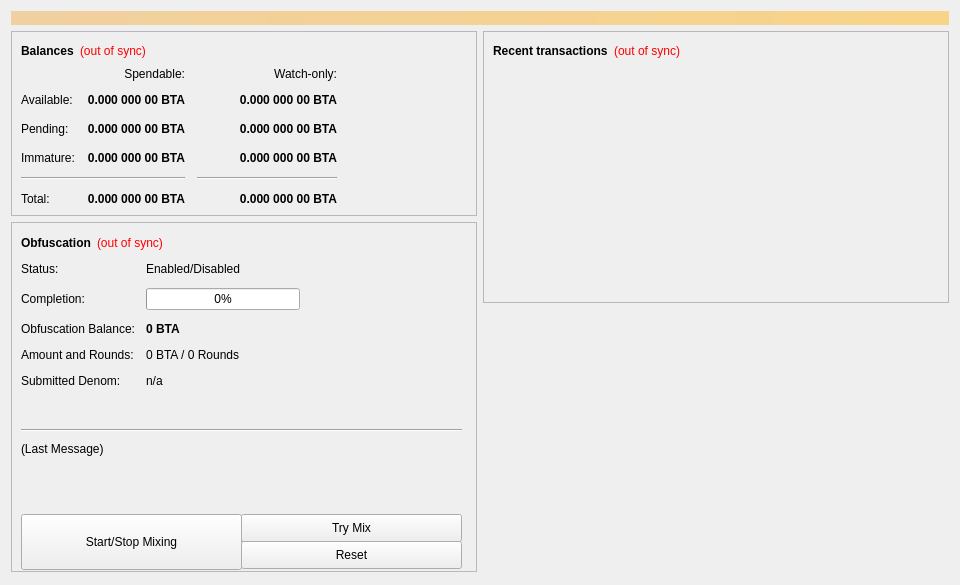
<?xml version="1.0" encoding="UTF-8"?>
<ui version="4.0">
 <class>OverviewPage</class>
 <widget class="QWidget" name="OverviewPage">
  <property name="geometry">
   <rect>
    <x>0</x>
    <y>0</y>
    <width>960</width>
    <height>585</height>
   </rect>
  </property>
  <property name="minimumSize">
   <size>
    <width>960</width>
    <height>0</height>
   </size>
  </property>
  <property name="windowTitle">
   <string>Form</string>
  </property>
  <layout class="QVBoxLayout" name="topLayout">
   <item>
    <widget class="QLabel" name="labelAlerts">
     <property name="visible">
      <bool>false</bool>
     </property>
     <property name="styleSheet">
      <string notr="true">background-color: qlineargradient(x1: 0, y1: 0, x2: 1, y2: 0, stop:0 #F0D0A0, stop:1 #F8D488); color:#000000;</string>
     </property>
     <property name="wordWrap">
      <bool>true</bool>
     </property>
     <property name="margin">
      <number>3</number>
     </property>
    </widget>
   </item>
   <item>
    <layout class="QHBoxLayout" name="horizontalLayout" stretch="1,1">
     <item>
      <layout class="QVBoxLayout" name="verticalLayout_2">
       <item>
        <widget class="QFrame" name="frame">
         <property name="frameShape">
          <enum>QFrame::StyledPanel</enum>
         </property>
         <property name="frameShadow">
          <enum>QFrame::Raised</enum>
         </property>
         <layout class="QVBoxLayout" name="verticalLayout_4">
          <item>
           <layout class="QHBoxLayout" name="horizontalLayout_4">
            <item>
             <widget class="QLabel" name="label_5">
              <property name="font">
               <font>
                <weight>75</weight>
                <bold>true</bold>
               </font>
              </property>
              <property name="text">
               <string>Balances</string>
              </property>
             </widget>
            </item>
            <item>
             <widget class="QLabel" name="labelWalletStatus">
              <property name="cursor">
               <cursorShape>WhatsThisCursor</cursorShape>
              </property>
              <property name="toolTip">
               <string>The displayed information may be out of date. Your wallet automatically synchronizes with the Bata network after a connection is established, but this process has not completed yet.</string>
              </property>
              <property name="styleSheet">
               <string notr="true">QLabel { color: red; }</string>
              </property>
              <property name="text">
               <string notr="true">(out of sync)</string>
              </property>
              <property name="alignment">
               <set>Qt::AlignLeading|Qt::AlignLeft|Qt::AlignVCenter</set>
              </property>
             </widget>
            </item>
            <item>
             <spacer name="horizontalSpacer_3">
              <property name="orientation">
               <enum>Qt::Horizontal</enum>
              </property>
              <property name="sizeHint" stdset="0">
               <size>
                <width>40</width>
                <height>20</height>
               </size>
              </property>
             </spacer>
            </item>
           </layout>
          </item>
          <item>
           <layout class="QGridLayout" name="gridLayout">
            <property name="spacing">
             <number>12</number>
            </property>
            <item row="2" column="2">
             <widget class="QLabel" name="labelWatchPending">
              <property name="font">
               <font>
                <weight>75</weight>
                <bold>true</bold>
               </font>
              </property>
              <property name="cursor">
               <cursorShape>IBeamCursor</cursorShape>
            </property>
              <property name="toolTip">
               <string>Unconfirmed transactions to watch-only addresses</string>
            </property>
              <property name="text">
               <string notr="true">0.000 000 00 BTA</string>
              </property>
              <property name="alignment">
               <set>Qt::AlignRight|Qt::AlignTrailing|Qt::AlignVCenter</set>
              </property>
              <property name="textInteractionFlags">
               <set>Qt::LinksAccessibleByMouse|Qt::TextSelectableByKeyboard|Qt::TextSelectableByMouse</set>
              </property>
             </widget>
            </item>
            <item row="2" column="1">
             <widget class="QLabel" name="labelUnconfirmed">
              <property name="font">
               <font>
                <weight>75</weight>
                <bold>true</bold>
               </font>
              </property>
              <property name="cursor">
               <cursorShape>IBeamCursor</cursorShape>
              </property>
              <property name="toolTip">
               <string>Total of transactions that have yet to be confirmed, and do not yet count toward the spendable balance</string>
              </property>
              <property name="text">
               <string notr="true">0.000 000 00 BTA</string>
              </property>
              <property name="alignment">
               <set>Qt::AlignRight|Qt::AlignTrailing|Qt::AlignVCenter</set>
              </property>
              <property name="textInteractionFlags">
               <set>Qt::LinksAccessibleByMouse|Qt::TextSelectableByKeyboard|Qt::TextSelectableByMouse</set>
              </property>
             </widget>
            </item>
            <item row="3" column="2">
             <widget class="QLabel" name="labelWatchImmature">
              <property name="font">
               <font>
                <weight>75</weight>
                <bold>true</bold>
               </font>
              </property>
              <property name="cursor">
               <cursorShape>IBeamCursor</cursorShape>
              </property>
              <property name="toolTip">
               <string>Mined balance in watch-only addresses that has not yet matured</string>
              </property>
              <property name="text">
               <string notr="true">0.000 000 00 BTA</string>
              </property>
              <property name="alignment">
               <set>Qt::AlignRight|Qt::AlignTrailing|Qt::AlignVCenter</set>
              </property>
              <property name="textInteractionFlags">
               <set>Qt::LinksAccessibleByMouse|Qt::TextSelectableByKeyboard|Qt::TextSelectableByMouse</set>
              </property>
             </widget>
            </item>
            <item row="4" column="0" colspan="2">
             <widget class="Line" name="lineSpendableBalance">
              <property name="orientation">
               <enum>Qt::Horizontal</enum>
              </property>
             </widget>
            </item>
            <item row="4" column="2">
             <widget class="Line" name="lineWatchBalance">
              <property name="sizePolicy">
               <sizepolicy hsizetype="Preferred" vsizetype="Fixed">
                <horstretch>0</horstretch>
                <verstretch>0</verstretch>
               </sizepolicy>
              </property>
              <property name="minimumSize">
               <size>
                <width>140</width>
                <height>0</height>
               </size>
              </property>
              <property name="orientation">
               <enum>Qt::Horizontal</enum>
              </property>
             </widget>
            </item>
            <item row="5" column="0">
             <widget class="QLabel" name="labelTotalText">
              <property name="text">
               <string>Total:</string>
              </property>
             </widget>
            </item>
            <item row="3" column="1">
             <widget class="QLabel" name="labelImmature">
              <property name="font">
               <font>
                <weight>75</weight>
                <bold>true</bold>
               </font>
              </property>
              <property name="cursor">
               <cursorShape>IBeamCursor</cursorShape>
              </property>
              <property name="toolTip">
               <string>Mined balance that has not yet matured</string>
              </property>
              <property name="text">
               <string notr="true">0.000 000 00 BTA</string>
              </property>
              <property name="alignment">
               <set>Qt::AlignRight|Qt::AlignTrailing|Qt::AlignVCenter</set>
              </property>
              <property name="textInteractionFlags">
               <set>Qt::LinksAccessibleByMouse|Qt::TextSelectableByKeyboard|Qt::TextSelectableByMouse</set>
              </property>
             </widget>
            </item>
            <item row="2" column="3">
             <spacer name="horizontalSpacer_2">
              <property name="orientation">
               <enum>Qt::Horizontal</enum>
              </property>
              <property name="sizeHint" stdset="0">
               <size>
                <width>40</width>
                <height>20</height>
               </size>
              </property>
             </spacer>
            </item>
            <item row="3" column="0">
             <widget class="QLabel" name="labelImmatureText">
              <property name="text">
               <string>Immature:</string>
              </property>
             </widget>
            </item>
            <item row="5" column="1">
             <widget class="QLabel" name="labelTotal">
              <property name="font">
               <font>
                <weight>75</weight>
                <bold>true</bold>
               </font>
              </property>
              <property name="cursor">
               <cursorShape>IBeamCursor</cursorShape>
              </property>
              <property name="toolTip">
               <string>Your current total balance</string>
              </property>
              <property name="text">
               <string notr="true">0.000 000 00 BTA</string>
              </property>
              <property name="alignment">
               <set>Qt::AlignRight|Qt::AlignTrailing|Qt::AlignVCenter</set>
              </property>
              <property name="textInteractionFlags">
               <set>Qt::LinksAccessibleByMouse|Qt::TextSelectableByKeyboard|Qt::TextSelectableByMouse</set>
              </property>
             </widget>
            </item>
            <item row="5" column="2">
             <widget class="QLabel" name="labelWatchTotal">
              <property name="font">
               <font>
                <weight>75</weight>
                <bold>true</bold>
               </font>
              </property>
              <property name="cursor">
               <cursorShape>IBeamCursor</cursorShape>
              </property>
              <property name="toolTip">
               <string>Current total balance in watch-only addresses</string>
              </property>
              <property name="text">
               <string notr="true">0.000 000 00 BTA</string>
              </property>
              <property name="alignment">
               <set>Qt::AlignRight|Qt::AlignTrailing|Qt::AlignVCenter</set>
              </property>
              <property name="textInteractionFlags">
               <set>Qt::LinksAccessibleByMouse|Qt::TextSelectableByKeyboard|Qt::TextSelectableByMouse</set>
              </property>
             </widget>
            </item>
            <item row="0" column="2">
             <widget class="QLabel" name="labelWatchonly">
              <property name="text">
               <string>Watch-only:</string>
              </property>
              <property name="alignment">
               <set>Qt::AlignRight|Qt::AlignTrailing|Qt::AlignVCenter</set>
              </property>
             </widget>
            </item>
            <item row="1" column="0">
             <widget class="QLabel" name="labelBalanceText">
              <property name="text">
               <string>Available:</string>
              </property>
             </widget>
            </item>
            <item row="1" column="1">
             <widget class="QLabel" name="labelBalance">
              <property name="font">
               <font>
                <weight>75</weight>
                <bold>true</bold>
               </font>
              </property>
              <property name="cursor">
               <cursorShape>IBeamCursor</cursorShape>
              </property>
              <property name="toolTip">
               <string>Your current spendable balance</string>
              </property>
              <property name="text">
               <string notr="true">0.000 000 00 BTA</string>
              </property>
              <property name="alignment">
               <set>Qt::AlignRight|Qt::AlignTrailing|Qt::AlignVCenter</set>
              </property>
              <property name="textInteractionFlags">
               <set>Qt::LinksAccessibleByMouse|Qt::TextSelectableByKeyboard|Qt::TextSelectableByMouse</set>
              </property>
             </widget>
            </item>
            <item row="1" column="2">
             <widget class="QLabel" name="labelWatchAvailable">
              <property name="font">
               <font>
                <weight>75</weight>
                <bold>true</bold>
               </font>
              </property>
              <property name="cursor">
               <cursorShape>IBeamCursor</cursorShape>
              </property>
              <property name="toolTip">
               <string>Your current balance in watch-only addresses</string>
              </property>
              <property name="text">
               <string notr="true">0.000 000 00 BTA</string>
              </property>
              <property name="alignment">
               <set>Qt::AlignRight|Qt::AlignTrailing|Qt::AlignVCenter</set>
              </property>
              <property name="textInteractionFlags">
               <set>Qt::LinksAccessibleByMouse|Qt::TextSelectableByKeyboard|Qt::TextSelectableByMouse</set>
              </property>
             </widget>
            </item>
            <item row="2" column="0">
             <widget class="QLabel" name="labelPendingText">
              <property name="text">
               <string>Pending:</string>
              </property>
             </widget>
            </item>
            <item row="0" column="1">
             <widget class="QLabel" name="labelSpendable">
              <property name="text">
               <string>Spendable:</string>
              </property>
              <property name="alignment">
               <set>Qt::AlignRight|Qt::AlignTrailing|Qt::AlignVCenter</set>
              </property>
             </widget>
            </item>
           </layout>
          </item>
         </layout>
        </widget>
       </item>
       <item>
        <widget class="QFrame" name="frameObfuscation">
         <property name="minimumSize">
          <size>
           <width>0</width>
           <height>350</height>
          </size>
         </property>
         <property name="layoutDirection">
          <enum>Qt::LeftToRight</enum>
         </property>
         <property name="frameShape">
          <enum>QFrame::StyledPanel</enum>
         </property>
         <property name="frameShadow">
          <enum>QFrame::Raised</enum>
         </property>
         <widget class="QWidget" name="formLayoutWidget">
          <property name="geometry">
           <rect>
            <x>10</x>
            <y>40</y>
            <width>451</width>
            <height>161</height>
           </rect>
          </property>
          <layout class="QFormLayout" name="formLayout">
           <property name="fieldGrowthPolicy">
            <enum>QFormLayout::AllNonFixedFieldsGrow</enum>
           </property>
           <property name="horizontalSpacing">
            <number>11</number>
           </property>
           <property name="verticalSpacing">
            <number>12</number>
           </property>
           <item row="0" column="0">
            <widget class="QLabel" name="label_6">
             <property name="text">
              <string>Status:</string>
             </property>
            </widget>
           </item>
           <item row="1" column="0">
            <widget class="QLabel" name="label_7">
             <property name="text">
              <string>Completion:</string>
             </property>
            </widget>
           </item>
           <item row="1" column="1">
            <widget class="QProgressBar" name="obfuscationProgress">
             <property name="maximumSize">
              <size>
               <width>154</width>
               <height>16777215</height>
              </size>
             </property>
             <property name="value">
              <number>0</number>
             </property>
            </widget>
           </item>
           <item row="2" column="0">
            <widget class="QLabel" name="labelAnonymizedText">
             <property name="text">
              <string>Obfuscation Balance:</string>
             </property>
            </widget>
           </item>
           <item row="2" column="1">
            <widget class="QLabel" name="labelAnonymized">
             <property name="font">
              <font>
               <weight>75</weight>
               <bold>true</bold>
              </font>
             </property>
             <property name="text">
              <string notr="true">0 BTA</string>
             </property>
            </widget>
           </item>
           <item row="3" column="0">
            <widget class="QLabel" name="label_8">
             <property name="text">
              <string>Amount and Rounds:</string>
             </property>
            </widget>
           </item>
           <item row="3" column="1">
            <widget class="QLabel" name="labelAmountRounds">
             <property name="text">
              <string>0 BTA / 0 Rounds</string>
             </property>
            </widget>
           </item>
           <item row="4" column="0">
            <widget class="QLabel" name="label_9">
             <property name="text">
              <string>Submitted Denom:</string>
             </property>
            </widget>
           </item>
           <item row="4" column="1">
            <widget class="QLabel" name="labelSubmittedDenom">
             <property name="toolTip">
              <string>The denominations you submitted to the Masternode.&lt;br&gt;To mix, other users must submit the exact same denominations.</string>
             </property>
             <property name="text">
              <string>n/a</string>
             </property>
            </widget>
           </item>
           <item row="0" column="1">
            <widget class="QLabel" name="obfuscationEnabled">
             <property name="text">
              <string>Enabled/Disabled</string>
             </property>
            </widget>
           </item>
          </layout>
         </widget>
         <widget class="QPushButton" name="runAutoDenom">
          <property name="geometry">
           <rect>
            <x>251</x>
            <y>17</y>
            <width>1</width>
            <height>1</height>
           </rect>
          </property>
          <property name="palette">
           <palette>
            <active>
             <colorrole role="WindowText">
              <brush brushstyle="SolidPattern">
               <color alpha="255">
                <red>0</red>
                <green>0</green>
                <blue>0</blue>
               </color>
              </brush>
             </colorrole>
             <colorrole role="Button">
              <brush brushstyle="SolidPattern">
               <color alpha="255">
                <red>239</red>
                <green>238</green>
                <blue>238</blue>
               </color>
              </brush>
             </colorrole>
             <colorrole role="Light">
              <brush brushstyle="SolidPattern">
               <color alpha="255">
                <red>255</red>
                <green>255</green>
                <blue>255</blue>
               </color>
              </brush>
             </colorrole>
             <colorrole role="Midlight">
              <brush brushstyle="SolidPattern">
               <color alpha="255">
                <red>247</red>
                <green>246</green>
                <blue>246</blue>
               </color>
              </brush>
             </colorrole>
             <colorrole role="Dark">
              <brush brushstyle="SolidPattern">
               <color alpha="255">
                <red>119</red>
                <green>119</green>
                <blue>119</blue>
               </color>
              </brush>
             </colorrole>
             <colorrole role="Mid">
              <brush brushstyle="SolidPattern">
               <color alpha="255">
                <red>159</red>
                <green>159</green>
                <blue>159</blue>
               </color>
              </brush>
             </colorrole>
             <colorrole role="Text">
              <brush brushstyle="SolidPattern">
               <color alpha="255">
                <red>0</red>
                <green>0</green>
                <blue>0</blue>
               </color>
              </brush>
             </colorrole>
             <colorrole role="BrightText">
              <brush brushstyle="SolidPattern">
               <color alpha="255">
                <red>255</red>
                <green>255</green>
                <blue>255</blue>
               </color>
              </brush>
             </colorrole>
             <colorrole role="ButtonText">
              <brush brushstyle="SolidPattern">
               <color alpha="255">
                <red>0</red>
                <green>0</green>
                <blue>0</blue>
               </color>
              </brush>
             </colorrole>
             <colorrole role="Base">
              <brush brushstyle="SolidPattern">
               <color alpha="255">
                <red>255</red>
                <green>255</green>
                <blue>255</blue>
               </color>
              </brush>
             </colorrole>
             <colorrole role="Window">
              <brush brushstyle="SolidPattern">
               <color alpha="255">
                <red>239</red>
                <green>238</green>
                <blue>238</blue>
               </color>
              </brush>
             </colorrole>
             <colorrole role="Shadow">
              <brush brushstyle="SolidPattern">
               <color alpha="255">
                <red>0</red>
                <green>0</green>
                <blue>0</blue>
               </color>
              </brush>
             </colorrole>
             <colorrole role="AlternateBase">
              <brush brushstyle="SolidPattern">
               <color alpha="255">
                <red>247</red>
                <green>246</green>
                <blue>246</blue>
               </color>
              </brush>
             </colorrole>
             <colorrole role="ToolTipBase">
              <brush brushstyle="SolidPattern">
               <color alpha="255">
                <red>255</red>
                <green>255</green>
                <blue>220</blue>
               </color>
              </brush>
             </colorrole>
             <colorrole role="ToolTipText">
              <brush brushstyle="SolidPattern">
               <color alpha="255">
                <red>0</red>
                <green>0</green>
                <blue>0</blue>
               </color>
              </brush>
             </colorrole>
            </active>
            <inactive>
             <colorrole role="WindowText">
              <brush brushstyle="SolidPattern">
               <color alpha="255">
                <red>0</red>
                <green>0</green>
                <blue>0</blue>
               </color>
              </brush>
             </colorrole>
             <colorrole role="Button">
              <brush brushstyle="SolidPattern">
               <color alpha="255">
                <red>239</red>
                <green>238</green>
                <blue>238</blue>
               </color>
              </brush>
             </colorrole>
             <colorrole role="Light">
              <brush brushstyle="SolidPattern">
               <color alpha="255">
                <red>255</red>
                <green>255</green>
                <blue>255</blue>
               </color>
              </brush>
             </colorrole>
             <colorrole role="Midlight">
              <brush brushstyle="SolidPattern">
               <color alpha="255">
                <red>247</red>
                <green>246</green>
                <blue>246</blue>
               </color>
              </brush>
             </colorrole>
             <colorrole role="Dark">
              <brush brushstyle="SolidPattern">
               <color alpha="255">
                <red>119</red>
                <green>119</green>
                <blue>119</blue>
               </color>
              </brush>
             </colorrole>
             <colorrole role="Mid">
              <brush brushstyle="SolidPattern">
               <color alpha="255">
                <red>159</red>
                <green>159</green>
                <blue>159</blue>
               </color>
              </brush>
             </colorrole>
             <colorrole role="Text">
              <brush brushstyle="SolidPattern">
               <color alpha="255">
                <red>0</red>
                <green>0</green>
                <blue>0</blue>
               </color>
              </brush>
             </colorrole>
             <colorrole role="BrightText">
              <brush brushstyle="SolidPattern">
               <color alpha="255">
                <red>255</red>
                <green>255</green>
                <blue>255</blue>
               </color>
              </brush>
             </colorrole>
             <colorrole role="ButtonText">
              <brush brushstyle="SolidPattern">
               <color alpha="255">
                <red>0</red>
                <green>0</green>
                <blue>0</blue>
               </color>
              </brush>
             </colorrole>
             <colorrole role="Base">
              <brush brushstyle="SolidPattern">
               <color alpha="255">
                <red>255</red>
                <green>255</green>
                <blue>255</blue>
               </color>
              </brush>
             </colorrole>
             <colorrole role="Window">
              <brush brushstyle="SolidPattern">
               <color alpha="255">
                <red>239</red>
                <green>238</green>
                <blue>238</blue>
               </color>
              </brush>
             </colorrole>
             <colorrole role="Shadow">
              <brush brushstyle="SolidPattern">
               <color alpha="255">
                <red>0</red>
                <green>0</green>
                <blue>0</blue>
               </color>
              </brush>
             </colorrole>
             <colorrole role="AlternateBase">
              <brush brushstyle="SolidPattern">
               <color alpha="255">
                <red>247</red>
                <green>246</green>
                <blue>246</blue>
               </color>
              </brush>
             </colorrole>
             <colorrole role="ToolTipBase">
              <brush brushstyle="SolidPattern">
               <color alpha="255">
                <red>255</red>
                <green>255</green>
                <blue>220</blue>
               </color>
              </brush>
             </colorrole>
             <colorrole role="ToolTipText">
              <brush brushstyle="SolidPattern">
               <color alpha="255">
                <red>0</red>
                <green>0</green>
                <blue>0</blue>
               </color>
              </brush>
             </colorrole>
            </inactive>
            <disabled>
             <colorrole role="WindowText">
              <brush brushstyle="SolidPattern">
               <color alpha="255">
                <red>119</red>
                <green>119</green>
                <blue>119</blue>
               </color>
              </brush>
             </colorrole>
             <colorrole role="Button">
              <brush brushstyle="SolidPattern">
               <color alpha="255">
                <red>239</red>
                <green>238</green>
                <blue>238</blue>
               </color>
              </brush>
             </colorrole>
             <colorrole role="Light">
              <brush brushstyle="SolidPattern">
               <color alpha="255">
                <red>255</red>
                <green>255</green>
                <blue>255</blue>
               </color>
              </brush>
             </colorrole>
             <colorrole role="Midlight">
              <brush brushstyle="SolidPattern">
               <color alpha="255">
                <red>247</red>
                <green>246</green>
                <blue>246</blue>
               </color>
              </brush>
             </colorrole>
             <colorrole role="Dark">
              <brush brushstyle="SolidPattern">
               <color alpha="255">
                <red>119</red>
                <green>119</green>
                <blue>119</blue>
               </color>
              </brush>
             </colorrole>
             <colorrole role="Mid">
              <brush brushstyle="SolidPattern">
               <color alpha="255">
                <red>159</red>
                <green>159</green>
                <blue>159</blue>
               </color>
              </brush>
             </colorrole>
             <colorrole role="Text">
              <brush brushstyle="SolidPattern">
               <color alpha="255">
                <red>119</red>
                <green>119</green>
                <blue>119</blue>
               </color>
              </brush>
             </colorrole>
             <colorrole role="BrightText">
              <brush brushstyle="SolidPattern">
               <color alpha="255">
                <red>255</red>
                <green>255</green>
                <blue>255</blue>
               </color>
              </brush>
             </colorrole>
             <colorrole role="ButtonText">
              <brush brushstyle="SolidPattern">
               <color alpha="255">
                <red>119</red>
                <green>119</green>
                <blue>119</blue>
               </color>
              </brush>
             </colorrole>
             <colorrole role="Base">
              <brush brushstyle="SolidPattern">
               <color alpha="255">
                <red>239</red>
                <green>238</green>
                <blue>238</blue>
               </color>
              </brush>
             </colorrole>
             <colorrole role="Window">
              <brush brushstyle="SolidPattern">
               <color alpha="255">
                <red>239</red>
                <green>238</green>
                <blue>238</blue>
               </color>
              </brush>
             </colorrole>
             <colorrole role="Shadow">
              <brush brushstyle="SolidPattern">
               <color alpha="255">
                <red>0</red>
                <green>0</green>
                <blue>0</blue>
               </color>
              </brush>
             </colorrole>
             <colorrole role="AlternateBase">
              <brush brushstyle="SolidPattern">
               <color alpha="255">
                <red>239</red>
                <green>238</green>
                <blue>238</blue>
               </color>
              </brush>
             </colorrole>
             <colorrole role="ToolTipBase">
              <brush brushstyle="SolidPattern">
               <color alpha="255">
                <red>255</red>
                <green>255</green>
                <blue>220</blue>
               </color>
              </brush>
             </colorrole>
             <colorrole role="ToolTipText">
              <brush brushstyle="SolidPattern">
               <color alpha="255">
                <red>0</red>
                <green>0</green>
                <blue>0</blue>
               </color>
              </brush>
             </colorrole>
            </disabled>
           </palette>
          </property>
          <property name="focusPolicy">
           <enum>Qt::NoFocus</enum>
          </property>
          <property name="autoFillBackground">
           <bool>true</bool>
          </property>
          <property name="text">
           <string/>
          </property>
          <property name="flat">
           <bool>true</bool>
          </property>
         </widget>
         <widget class="QPushButton" name="toggleObfuscation">
          <property name="geometry">
           <rect>
            <x>10</x>
            <y>292</y>
            <width>221</width>
            <height>56</height>
           </rect>
          </property>
          <property name="sizePolicy">
           <sizepolicy hsizetype="MinimumExpanding" vsizetype="Fixed">
            <horstretch>0</horstretch>
            <verstretch>0</verstretch>
           </sizepolicy>
          </property>
          <property name="text">
           <string>Start/Stop Mixing</string>
          </property>
         </widget>
         <widget class="Line" name="lineLastMessage">
          <property name="geometry">
           <rect>
            <x>10</x>
            <y>200</y>
            <width>441</width>
            <height>16</height>
           </rect>
          </property>
          <property name="orientation">
           <enum>Qt::Horizontal</enum>
          </property>
         </widget>
         <widget class="QLabel" name="obfuscationStatus">
          <property name="geometry">
           <rect>
            <x>10</x>
            <y>220</y>
            <width>451</width>
            <height>61</height>
           </rect>
          </property>
          <property name="minimumSize">
           <size>
            <width>288</width>
            <height>43</height>
           </size>
          </property>
          <property name="text">
           <string>(Last Message)</string>
          </property>
          <property name="alignment">
           <set>Qt::AlignLeading|Qt::AlignLeft|Qt::AlignTop</set>
          </property>
          <property name="wordWrap">
           <bool>true</bool>
          </property>
         </widget>
         <widget class="QPushButton" name="obfuscationAuto">
          <property name="geometry">
           <rect>
            <x>230</x>
            <y>292</y>
            <width>221</width>
            <height>28</height>
           </rect>
          </property>
          <property name="sizePolicy">
           <sizepolicy hsizetype="MinimumExpanding" vsizetype="Fixed">
            <horstretch>0</horstretch>
            <verstretch>0</verstretch>
           </sizepolicy>
          </property>
          <property name="toolTip">
           <string>Try to manually submit a Obfuscation request.</string>
          </property>
          <property name="text">
           <string>Try Mix</string>
          </property>
         </widget>
         <widget class="QPushButton" name="obfuscationReset">
          <property name="geometry">
           <rect>
            <x>230</x>
            <y>319</y>
            <width>221</width>
            <height>28</height>
           </rect>
          </property>
          <property name="sizePolicy">
           <sizepolicy hsizetype="MinimumExpanding" vsizetype="Fixed">
            <horstretch>0</horstretch>
            <verstretch>0</verstretch>
           </sizepolicy>
          </property>
          <property name="toolTip">
           <string>Reset the current status of Obfuscation (can interrupt Obfuscation if it's in the process of Mixing, which can cost you money!)</string>
          </property>
          <property name="autoFillBackground">
           <bool>false</bool>
          </property>
          <property name="text">
           <string>Reset</string>
          </property>
         </widget>
         <widget class="QWidget" name="layoutWidget">
          <property name="geometry">
           <rect>
            <x>10</x>
            <y>10</y>
            <width>431</width>
            <height>22</height>
           </rect>
          </property>
          <layout class="QHBoxLayout" name="horizontalLayout_5">
           <item>
            <widget class="QLabel" name="label_2">
             <property name="font">
              <font>
               <weight>75</weight>
               <bold>true</bold>
              </font>
             </property>
             <property name="text">
              <string>Obfuscation</string>
             </property>
            </widget>
           </item>
           <item>
            <widget class="QLabel" name="labelObfuscationSyncStatus">
             <property name="toolTip">
              <string>The displayed information may be out of date. Your wallet automatically synchronizes with the Bata network after a connection is established, but this process has not completed yet.</string>
             </property>
             <property name="styleSheet">
              <string notr="true">QLabel { color: red; }</string>
             </property>
             <property name="text">
              <string notr="true">(out of sync)</string>
             </property>
             <property name="alignment">
              <set>Qt::AlignLeading|Qt::AlignLeft|Qt::AlignVCenter</set>
             </property>
            </widget>
           </item>
           <item>
            <spacer name="horizontalSpacer_4">
             <property name="orientation">
              <enum>Qt::Horizontal</enum>
             </property>
             <property name="sizeHint" stdset="0">
              <size>
               <width>40</width>
               <height>20</height>
              </size>
             </property>
            </spacer>
           </item>
          </layout>
         </widget>
        </widget>
       </item>
       <item>
        <spacer name="verticalSpacer">
         <property name="orientation">
          <enum>Qt::Vertical</enum>
         </property>
         <property name="sizeHint" stdset="0">
          <size>
           <width>20</width>
           <height>40</height>
          </size>
         </property>
        </spacer>
       </item>
      </layout>
     </item>
     <item>
      <layout class="QVBoxLayout" name="verticalLayout_3">
       <item>
        <widget class="QFrame" name="frame_2">
         <property name="frameShape">
          <enum>QFrame::StyledPanel</enum>
         </property>
         <property name="frameShadow">
          <enum>QFrame::Raised</enum>
         </property>
         <layout class="QVBoxLayout" name="verticalLayout">
          <item>
           <layout class="QHBoxLayout" name="horizontalLayout_2">
            <item>
             <widget class="QLabel" name="label_4">
              <property name="font">
               <font>
                <weight>75</weight>
                <bold>true</bold>
               </font>
              </property>
              <property name="text">
               <string>Recent transactions</string>
              </property>
             </widget>
            </item>
            <item>
             <widget class="QLabel" name="labelTransactionsStatus">
              <property name="cursor">
               <cursorShape>WhatsThisCursor</cursorShape>
              </property>
              <property name="toolTip">
               <string>The displayed information may be out of date. Your wallet automatically synchronizes with the Bata network after a connection is established, but this process has not completed yet.</string>
              </property>
              <property name="styleSheet">
               <string notr="true">QLabel { color: red; }</string>
              </property>
              <property name="text">
               <string notr="true">(out of sync)</string>
              </property>
              <property name="alignment">
               <set>Qt::AlignRight|Qt::AlignTrailing|Qt::AlignVCenter</set>
              </property>
             </widget>
            </item>
            <item>
             <spacer name="horizontalSpacer">
              <property name="orientation">
               <enum>Qt::Horizontal</enum>
              </property>
              <property name="sizeHint" stdset="0">
               <size>
                <width>40</width>
                <height>20</height>
               </size>
              </property>
             </spacer>
            </item>
           </layout>
          </item>
          <item>
           <widget class="QListView" name="listTransactions">
            <property name="styleSheet">
             <string notr="true">QListView { background: transparent; }</string>
            </property>
            <property name="frameShape">
             <enum>QFrame::NoFrame</enum>
            </property>
            <property name="verticalScrollBarPolicy">
             <enum>Qt::ScrollBarAlwaysOff</enum>
            </property>
            <property name="horizontalScrollBarPolicy">
             <enum>Qt::ScrollBarAlwaysOff</enum>
            </property>
            <property name="selectionMode">
             <enum>QAbstractItemView::NoSelection</enum>
            </property>
           </widget>
          </item>
         </layout>
        </widget>
       </item>
       <item>
        <spacer name="verticalSpacer_2">
         <property name="orientation">
          <enum>Qt::Vertical</enum>
         </property>
         <property name="sizeHint" stdset="0">
          <size>
           <width>20</width>
           <height>40</height>
          </size>
         </property>
        </spacer>
       </item>
      </layout>
     </item>
    </layout>
   </item>
  </layout>
 </widget>
 <resources/>
 <connections/>
</ui>
